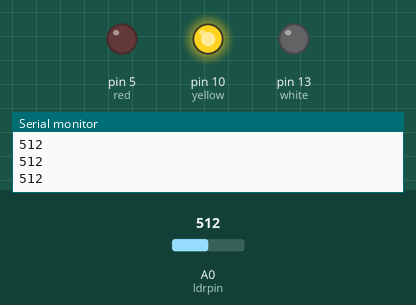
The sketch below on a simulated Arduino Uno, built with avr-gcc and run on an emulated ATmega328P. On the bench: output pins drawn as LEDs (lit = HIGH), the last lines printed to the serial monitor. The inputs (shaded band) are chosen by the test bench; at power-on: A0 (ldrpin) = 512.

Above: at 1.2 s.
1.3 s: A0 (ldrpin) set to 463
2.8 s: A0 (ldrpin) set to 437
At 3.9 s:
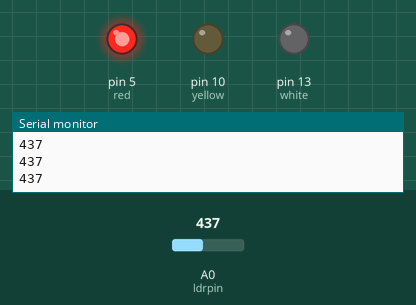
4.3 s: A0 (ldrpin) set to 56
5.8 s: A0 (ldrpin) set to 47
At 6.1 s:
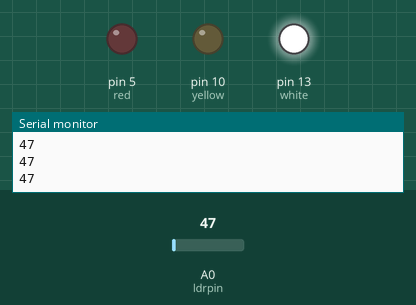
7.3 s: A0 (ldrpin) set to 122
At 8.4 s:
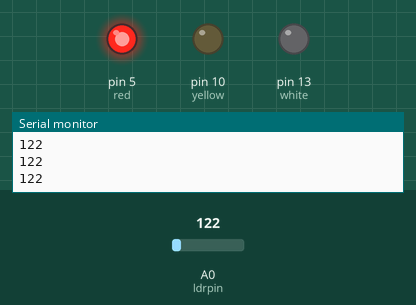
8.8 s: A0 (ldrpin) set to 40
At 9.6 s:
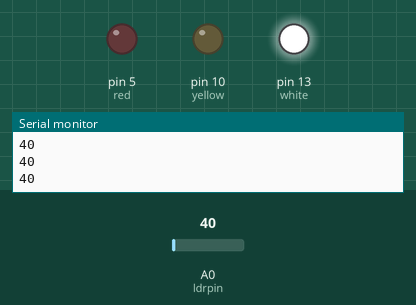
Timing chart, 0 to 11.3 s (numbered marks = the images above; inputs shaded):
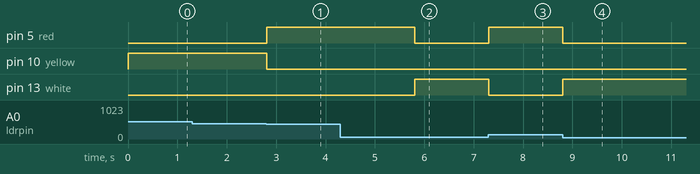

The sketch:

2_1.ino
```cpp
int red= 5;
int yellow=10;
int white=13;
int ldrpin=A0;

void setup() {
  // put your setup code here, to run once:
  pinMode(red, OUTPUT);
  pinMode(white,OUTPUT);
  pinMode(yellow,OUTPUT);
  pinMode(ldrpin,INPUT);
  Serial.begin(9600);
}

void loop() {
  // put your main code here, to run repeatedly:
  int val= analogRead(ldrpin);
  Serial.println(val);
  if(val<=50)
  {
    digitalWrite(white, HIGH);
    digitalWrite(red, LOW);
    digitalWrite(yellow, LOW);

  }

  else if(val >=450)
  {
    digitalWrite(yellow, HIGH);
    digitalWrite(red, LOW);
    digitalWrite(white, LOW);
  }

  else
  {
    digitalWrite(red, HIGH);
    digitalWrite(white, LOW);
    digitalWrite(yellow, LOW);
  }


}
```

Measured:
- the behaviour switches between 450 and 449 on A0 (ldrpin) (found by bisection; images 0 and 1)
- the behaviour switches between 51 and 50 on A0 (ldrpin) (found by bisection; images 1 and 2)
- after the input at 2.8 s, pin 5 (red): LOW → HIGH at once; pin 10 (yellow): HIGH → LOW at once
- after the input at 5.8 s, pin 5 (red): HIGH → LOW at once; pin 13 (white): LOW → HIGH at once
- after the input at 7.3 s, pin 5 (red): LOW → HIGH at once; pin 13 (white): HIGH → LOW at once
- after the input at 8.8 s, pin 5 (red): HIGH → LOW at once; pin 13 (white): LOW → HIGH at once
